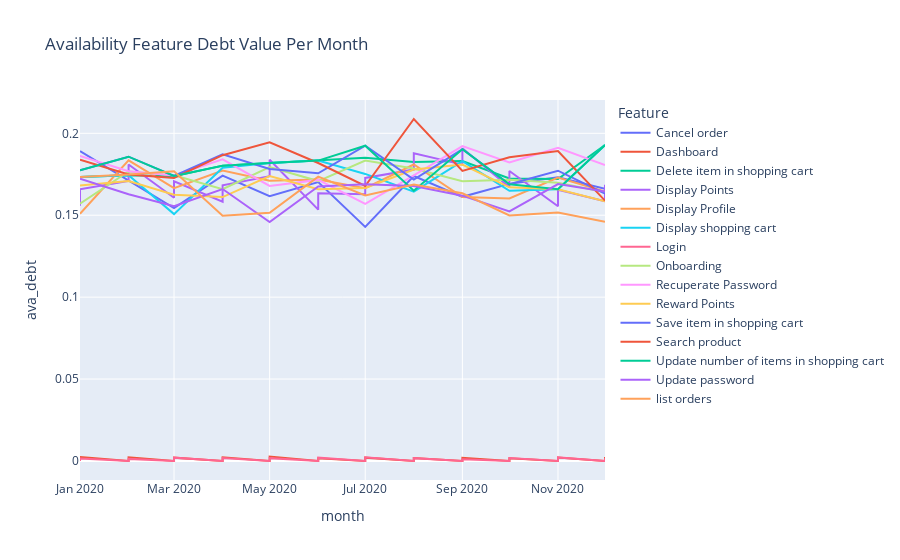

The cell this chart's notebook holds for it:
### Code cell
fig = px.line(grouped, x="month", y="ava_debt", color="Feature", title="Availability Feature Debt Value Per Month")
fig.show()

### Figure 1 — Plotly figure (JSON) as saved in the notebook; plotly's stock layout.template omitted (floating-point values rounded to 4 significant figures)
{"data": [{"hovertemplate": "Feature=Cancel order<br>month=%{x}<br>ava_debt=%{y}<extra></extra>", "legendgroup": "Cancel order", "line": {"color": "#636efa", "dash": "solid"}, "mode": "lines", "name": "Cancel order", "orientation": "v", "showlegend": true, "type": "scatter", "x": ["2020-01", "2020-02", "2020-03", "2020-04", "2020-05", "2020-06", "2020-07", "2020-08", "2020-09", "2020-10", "2020-11", "2020-12"], "xaxis": "x", "y": [0.1891, 0.171, 0.1544, 0.1742, 0.1616, 0.1703, 0.1428, 0.1739, 0.1612, 0.1691, 0.1731, 0.1661], "yaxis": "y"}, {"hovertemplate": "Feature=Dashboard<br>month=%{x}<br>ava_debt=%{y}<extra></extra>", "legendgroup": "Dashboard", "line": {"color": "#EF553B", "dash": "solid"}, "mode": "lines", "name": "Dashboard", "orientation": "v", "showlegend": true, "type": "scatter", "x": ["2020-01", "2020-01", "2020-01", "2020-01", "2020-01", "2020-01", "2020-02", "2020-02", "2020-02", "2020-02", "2020-02", "2020-02", "2020-03", "2020-03", "2020-03", "2020-03", "2020-03", "2020-03", "2020-04", "2020-04", "2020-04", "2020-04", "2020-04", "2020-04", "2020-05", "2020-05", "2020-05", "2020-05", "2020-05", "2020-05", "2020-06", "2020-06", "2020-06", "2020-06", "2020-06", "2020-06", "2020-07", "2020-07", "2020-07", "2020-07", "2020-07", "2020-07", "2020-08", "2020-08", "2020-08", "2020-08", "2020-08", "2020-08", "2020-09", "2020-09", "2020-09", "2020-09", "2020-09", "2020-09", "2020-10", "2020-10", "2020-10", "2020-10", "2020-10", "2020-10", "2020-11", "2020-11", "2020-11", "2020-11", "2020-11", "2020-11", "2020-12", "2020-12", "2020-12", "2020-12", "2020-12", "2020-12"], "xaxis": "x", "y": [0, 0, 0, 0, 0.002511, 0.002511, 0, 0, 0, 0, 0.002252, 0.002252, 0, 0, 0, 0, 0.002046, 0.002046, 0, 0, 0, 0, 0.002261, 0.002261, 0, 0, 0, 0, 0.002693, 0.002693, 0, 0, 0, 0, 0.001695, 0.001695, 0, 0, 0, 0, 0.002059, 0.002059, 0, 0, 0, 0, 0.001824, 0.001824, 0, 0, 0, 0, 0.001959, 0.001959, 0, 0, 0, 0, 0.001649, 0.001649, 0, 0, 0, 0, 0.002127, 0.002127, 0, 0, 0, 0, 0.002387, 0.002387], "yaxis": "y"}, {"hovertemplate": "Feature=Delete item in shopping cart<br>month=%{x}<br>ava_debt=%{y}<extra></extra>", "legendgroup": "Delete item in shopping cart", "line": {"color": "#00cc96", "dash": "solid"}, "mode": "lines", "name": "Delete item in shopping cart", "orientation": "v", "showlegend": true, "type": "scatter", "x": ["2020-01", "2020-02", "2020-03", "2020-04", "2020-05", "2020-06", "2020-07", "2020-08", "2020-09", "2020-10", "2020-11", "2020-12"], "xaxis": "x", "y": [0.1733, 0.1743, 0.1737, 0.1803, 0.1818, 0.1833, 0.1851, 0.1825, 0.183, 0.1724, 0.172, 0.1928], "yaxis": "y"}, {"hovertemplate": "Feature=Display Points<br>month=%{x}<br>ava_debt=%{y}<extra></extra>", "legendgroup": "Display Points", "line": {"color": "#ab63fa", "dash": "solid"}, "mode": "lines", "name": "Display Points", "orientation": "v", "showlegend": true, "type": "scatter", "x": ["2020-01", "2020-01", "2020-02", "2020-02", "2020-03", "2020-03", "2020-04", "2020-04", "2020-05", "2020-05", "2020-06", "2020-06", "2020-07", "2020-07", "2020-08", "2020-08", "2020-09", "2020-09", "2020-10", "2020-10", "2020-11", "2020-11", "2020-12", "2020-12"], "xaxis": "x", "y": [0.1558, 0.1658, 0.1709, 0.1809, 0.1607, 0.1707, 0.1583, 0.1683, 0.1739, 0.1839, 0.1534, 0.1634, 0.1628, 0.1728, 0.1779, 0.1879, 0.1809, 0.1909, 0.167, 0.177, 0.1555, 0.1655, 0.1585, 0.1685], "yaxis": "y"}, {"hovertemplate": "Feature=Display Profile<br>month=%{x}<br>ava_debt=%{y}<extra></extra>", "legendgroup": "Display Profile", "line": {"color": "#FFA15A", "dash": "solid"}, "mode": "lines", "name": "Display Profile", "orientation": "v", "showlegend": true, "type": "scatter", "x": ["2020-01", "2020-01", "2020-02", "2020-02", "2020-03", "2020-03", "2020-04", "2020-04", "2020-05", "2020-05", "2020-06", "2020-06", "2020-07", "2020-07", "2020-08", "2020-08", "2020-09", "2020-09", "2020-10", "2020-10", "2020-11", "2020-11", "2020-12", "2020-12"], "xaxis": "x", "y": [0.1509, 0.1509, 0.1835, 0.1835, 0.1665, 0.1665, 0.1772, 0.1772, 0.171, 0.171, 0.1718, 0.1718, 0.1665, 0.1665, 0.181, 0.181, 0.1611, 0.1611, 0.1602, 0.1602, 0.173, 0.173, 0.1644, 0.1644], "yaxis": "y"}, {"hovertemplate": "Feature=Display shopping cart<br>month=%{x}<br>ava_debt=%{y}<extra></extra>", "legendgroup": "Display shopping cart", "line": {"color": "#19d3f3", "dash": "solid"}, "mode": "lines", "name": "Display shopping cart", "orientation": "v", "showlegend": true, "type": "scatter", "x": ["2020-01", "2020-02", "2020-03", "2020-04", "2020-05", "2020-06", "2020-07", "2020-08", "2020-09", "2020-10", "2020-11", "2020-12"], "xaxis": "x", "y": [0.1733, 0.1743, 0.1507, 0.1789, 0.1818, 0.1833, 0.1752, 0.1644, 0.183, 0.1649, 0.1658, 0.1928], "yaxis": "y"}, {"hovertemplate": "Feature=Login<br>month=%{x}<br>ava_debt=%{y}<extra></extra>", "legendgroup": "Login", "line": {"color": "#FF6692", "dash": "solid"}, "mode": "lines", "name": "Login", "orientation": "v", "showlegend": true, "type": "scatter", "x": ["2020-01", "2020-01", "2020-01", "2020-01", "2020-01", "2020-01", "2020-01", "2020-01", "2020-02", "2020-02", "2020-02", "2020-02", "2020-02", "2020-02", "2020-02", "2020-02", "2020-03", "2020-03", "2020-03", "2020-03", "2020-03", "2020-03", "2020-03", "2020-03", "2020-04", "2020-04", "2020-04", "2020-04", "2020-04", "2020-04", "2020-04", "2020-04", "2020-05", "2020-05", "2020-05", "2020-05", "2020-05", "2020-05", "2020-05", "2020-05", "2020-06", "2020-06", "2020-06", "2020-06", "2020-06", "2020-06", "2020-06", "2020-06", "2020-07", "2020-07", "2020-07", "2020-07", "2020-07", "2020-07", "2020-07", "2020-07", "2020-08", "2020-08", "2020-08", "2020-08", "2020-08", "2020-08", "2020-08", "2020-08", "2020-09", "2020-09", "2020-09", "2020-09", "2020-09", "2020-09", "2020-09", "2020-09", "2020-10", "2020-10", "2020-10", "2020-10", "2020-10", "2020-10", "2020-10", "2020-10", "2020-11", "2020-11", "2020-11", "2020-11", "2020-11", "2020-11", "2020-11", "2020-11", "2020-12", "2020-12", "2020-12", "2020-12", "2020-12", "2020-12", "2020-12", "2020-12"], "xaxis": "x", "y": [0, 0, 0, 0, 0, 0.001544, 0.001544, 0.001544, 0, 0, 0, 0, 0, 0.001296, 0.001296, 0.001296, 0, 0, 0, 0, 0, 0.002042, 0.002042, 0.002042, 0, 0, 0, 0, 0, 0.001785, 0.001785, 0.001785, 0, 0, 0, 0, 0, 0.001734, 0.001734, 0.001734, 0, 0, 0, 0, 0, 0.002031, 0.002031, 0.002031, 0, 0, 0, 0, 0, 0.002284, 0.002284, 0.002284, 0, 0, 0, 0, 0, 0.001719, 0.001719, 0.001719, 0, 0, 0, 0, 0, 0.001093, 0.001093, 0.001093, 0, 0, 0, 0, 0, 0.001776, 0.001776, 0.001776, 0, 0, 0, 0, 0, 0.00221, 0.00221, 0.00221, 0, 0, 0, 0, 0, 0.001665, 0.001665, 0.001665], "yaxis": "y"}, {"hovertemplate": "Feature=Onboarding<br>month=%{x}<br>ava_debt=%{y}<extra></extra>", "legendgroup": "Onboarding", "line": {"color": "#B6E880", "dash": "solid"}, "mode": "lines", "name": "Onboarding", "orientation": "v", "showlegend": true, "type": "scatter", "x": ["2020-01", "2020-02", "2020-03", "2020-04", "2020-05", "2020-06", "2020-07", "2020-08", "2020-09", "2020-10", "2020-11", "2020-12"], "xaxis": "x", "y": [0.157, 0.1767, 0.1744, 0.1659, 0.1794, 0.1708, 0.1833, 0.1785, 0.1707, 0.1716, 0.1699, 0.1639], "yaxis": "y"}, {"hovertemplate": "Feature=Recuperate Password<br>month=%{x}<br>ava_debt=%{y}<extra></extra>", "legendgroup": "Recuperate Password", "line": {"color": "#FF97FF", "dash": "solid"}, "mode": "lines", "name": "Recuperate Password", "orientation": "v", "showlegend": true, "type": "scatter", "x": ["2020-01", "2020-02", "2020-03", "2020-04", "2020-05", "2020-06", "2020-07", "2020-08", "2020-09", "2020-10", "2020-11", "2020-12"], "xaxis": "x", "y": [0.1862, 0.1768, 0.1742, 0.1841, 0.1679, 0.1716, 0.1569, 0.1743, 0.1922, 0.1822, 0.1911, 0.1806], "yaxis": "y"}, {"hovertemplate": "Feature=Reward Points<br>month=%{x}<br>ava_debt=%{y}<extra></extra>", "legendgroup": "Reward Points", "line": {"color": "#FECB52", "dash": "solid"}, "mode": "lines", "name": "Reward Points", "orientation": "v", "showlegend": true, "type": "scatter", "x": ["2020-01", "2020-02", "2020-03", "2020-04", "2020-05", "2020-06", "2020-07", "2020-08", "2020-09", "2020-10", "2020-11", "2020-12"], "xaxis": "x", "y": [0.1681, 0.1709, 0.1625, 0.1611, 0.1739, 0.1659, 0.1666, 0.1779, 0.1809, 0.167, 0.1659, 0.1585], "yaxis": "y"}, {"hovertemplate": "Feature=Save item in shopping cart<br>month=%{x}<br>ava_debt=%{y}<extra></extra>", "legendgroup": "Save item in shopping cart", "line": {"color": "#636efa", "dash": "solid"}, "mode": "lines", "name": "Save item in shopping cart", "orientation": "v", "showlegend": true, "type": "scatter", "x": ["2020-01", "2020-02", "2020-03", "2020-04", "2020-05", "2020-06", "2020-07", "2020-08", "2020-09", "2020-10", "2020-11", "2020-12"], "xaxis": "x", "y": [0.1774, 0.1857, 0.174, 0.1872, 0.1783, 0.1756, 0.1924, 0.1718, 0.1902, 0.1689, 0.1772, 0.1632], "yaxis": "y"}, {"hovertemplate": "Feature=Search product<br>month=%{x}<br>ava_debt=%{y}<extra></extra>", "legendgroup": "Search product", "line": {"color": "#EF553B", "dash": "solid"}, "mode": "lines", "name": "Search product", "orientation": "v", "showlegend": true, "type": "scatter", "x": ["2020-01", "2020-02", "2020-03", "2020-04", "2020-05", "2020-06", "2020-07", "2020-08", "2020-09", "2020-10", "2020-11", "2020-12"], "xaxis": "x", "y": [0.1839, 0.1749, 0.1728, 0.1866, 0.1944, 0.1819, 0.1678, 0.2087, 0.1771, 0.1853, 0.1892, 0.1589], "yaxis": "y"}, {"hovertemplate": "Feature=Update number of items in shopping cart<br>month=%{x}<br>ava_debt=%{y}<extra></extra>", "legendgroup": "Update number of items in shopping cart", "line": {"color": "#00cc96", "dash": "solid"}, "mode": "lines", "name": "Update number of items in shopping cart", "orientation": "v", "showlegend": true, "type": "scatter", "x": ["2020-01", "2020-01", "2020-02", "2020-02", "2020-03", "2020-03", "2020-04", "2020-04", "2020-05", "2020-05", "2020-06", "2020-06", "2020-07", "2020-07", "2020-08", "2020-08", "2020-09", "2020-09", "2020-10", "2020-10", "2020-11", "2020-11", "2020-12", "2020-12"], "xaxis": "x", "y": [0.1774, 0.1774, 0.1857, 0.1857, 0.174, 0.174, 0.1802, 0.1802, 0.1818, 0.1818, 0.1833, 0.1833, 0.1924, 0.1924, 0.165, 0.165, 0.1902, 0.1902, 0.1689, 0.1689, 0.1658, 0.1658, 0.1928, 0.1928], "yaxis": "y"}, {"hovertemplate": "Feature=Update password<br>month=%{x}<br>ava_debt=%{y}<extra></extra>", "legendgroup": "Update password", "line": {"color": "#ab63fa", "dash": "solid"}, "mode": "lines", "name": "Update password", "orientation": "v", "showlegend": true, "type": "scatter", "x": ["2020-01", "2020-02", "2020-03", "2020-04", "2020-05", "2020-06", "2020-07", "2020-08", "2020-09", "2020-10", "2020-11", "2020-12"], "xaxis": "x", "y": [0.1722, 0.1628, 0.1555, 0.166, 0.1458, 0.1676, 0.1689, 0.1678, 0.1619, 0.1523, 0.169, 0.1644], "yaxis": "y"}, {"hovertemplate": "Feature=list orders<br>month=%{x}<br>ava_debt=%{y}<extra></extra>", "legendgroup": "list orders", "line": {"color": "#FFA15A", "dash": "solid"}, "mode": "lines", "name": "list orders", "orientation": "v", "showlegend": true, "type": "scatter", "x": ["2020-01", "2020-02", "2020-03", "2020-04", "2020-05", "2020-06", "2020-07", "2020-08", "2020-09", "2020-10", "2020-11", "2020-12"], "xaxis": "x", "y": [0.1733, 0.1748, 0.1768, 0.1497, 0.1514, 0.1736, 0.1621, 0.1688, 0.1634, 0.1499, 0.1517, 0.146], "yaxis": "y"}], "layout": {"legend": {"title": {"text": "Feature"}, "tracegroupgap": 0}, "title": {"text": "Availability Feature Debt Value Per Month"}, "xaxis": {"anchor": "y", "domain": [0, 1], "title": {"text": "month"}}, "yaxis": {"anchor": "x", "domain": [0, 1], "title": {"text": "ava_debt"}}}}
